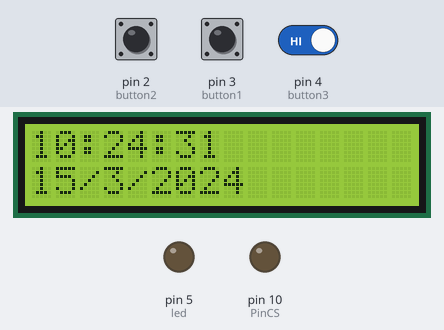
The sketch below on a simulated Arduino Uno, built with avr-gcc and run on an emulated ATmega328P. On the bench: 16×2 character LCD, output pins drawn as LEDs (lit = HIGH). The inputs (shaded band) are chosen by the test bench; at power-on: pin 3 (button1) HIGH, pin 2 (button2) HIGH, pin 4 (button3) HIGH. The local clock reads 2024-03-15 10:24:30 at power-on unless the sketch sets it; storage starts empty; what the sketch prints to the serial monitor is not drawn.

Above: at 1.2 s.
1.3 s: pin 3 (button1) pulled LOW for 1.2 s
At 3.3 s:
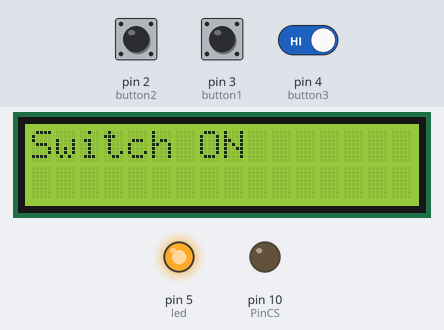
6.6 s: pin 2 (button2) pulled LOW for 1.2 s
At 8.5 s:
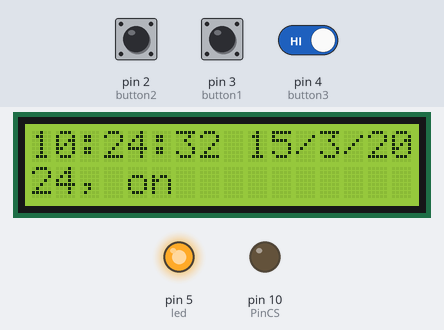
10.9 s: pin 2 (button2) driven LOW and pin 4 (button3) driven LOW
At 14.8 s:
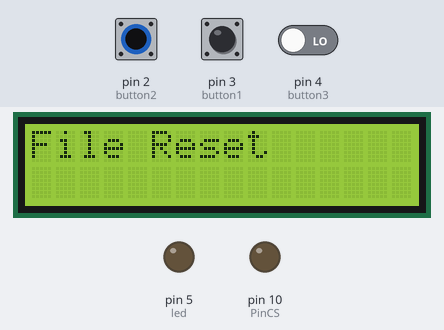
15.0 s: pin 3 (button1) pulled LOW for 3.2 s
At 24.5 s:
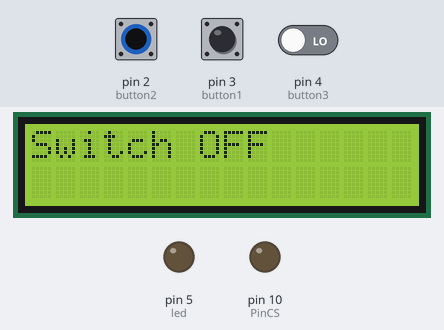
Timing chart, 0 to 24.8 s (numbered marks = the images above; inputs shaded):
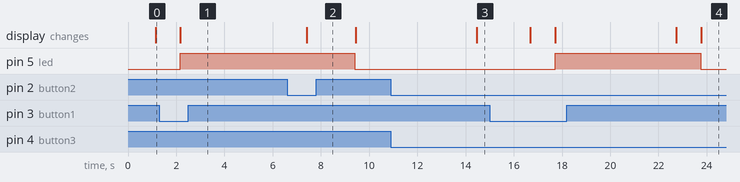

The sketch:

Rtc_logger_trial.ino
```cpp
#include <Wire.h>
#include <LiquidCrystal_I2C.h>
#include <DS3232RTC.h>
#include <time.h>
#include <SD.h>
#include <SPI.h>

// Initialize the LCD with the I2C address (typically 0x27 or 0x3F)
LiquidCrystal_I2C lcd(0x3F, 16, 2); // Change the address if needed

File myFile;
const int button1 = 3;
const int led = 5;
const int button2 = 2;
const int button3 = 4;  // New button for resetting to the start of the file
int initialstate;
bool fileOpen = false;
bool isReadingFile = false;
bool isPaused = false;
const unsigned long displayDelay = 2000; // 2 seconds delay between lines
const unsigned long scrollDelay = 3000; // 3 seconds delay for scrolling
DS3232RTC myRTC;
const int PinCS = 10;

void setup() {
  Serial.begin(115200);

  // SD card module initialization
  pinMode(PinCS, OUTPUT);
  if (!SD.begin(PinCS)) {
    Serial.println("SD card initialization failed!");
    while (1); // Stop execution if SD card fails
  }
  Serial.println("SD card initialized.");

  // Pin settings
  pinMode(button1, INPUT_PULLUP);
  pinMode(led, OUTPUT);
  pinMode(button2, INPUT_PULLUP);
  pinMode(button3, INPUT_PULLUP);  // Initialize new button

  // LCD Setup
  lcd.init();       // Initialize the LCD
  lcd.backlight();  // Turn on the backlight
  lcd.clear();      // Clear the display initially

  // RTC module initialization
  myRTC.begin();
  setSyncProvider(myRTC.get);   // Set the RTC as the time provider

  initialstate = digitalRead(button1); // Initialize initialstate here
}

String getCurrentTime() {
  return String(hour()) + ':' +
         (minute() < 10 ? "0" : "") + String(minute()) + ':' +
         (second() < 10 ? "0" : "") + String(second());
}

String getCurrentDate() {
  return String(day()) + '/' +
         month() + '/' +
         year();
}

void openFileForReading() {
  if (!fileOpen) {
    myFile = SD.open("Log.txt");
    if (!myFile) {
      lcd.clear();
      lcd.setCursor(0, 0);
      lcd.print("Error opening file");
      return;
    }
    fileOpen = true;
  }
}

void closeFileIfOpen() {
  if (fileOpen) {
    myFile.close();
    fileOpen = false;
  }
}

void displayNextLine() {
  if (!fileOpen) {
    openFileForReading();
  }

  lcd.clear();

  if (myFile.available()) {
    String line1 = "";
    String line2 = "";
    String currentLine = "";

    while (myFile.available()) {
      char c = myFile.read();
      if (c == '\n' || c == '\r') {
        if (currentLine.length() > 0) {
          currentLine.trim(); // Remove leading/trailing whitespace
          if (currentLine.length() > 16) {
            // Split the line into two
            line1 = currentLine.substring(0, 16); // First 16 characters
            line2 = currentLine.substring(16); // Remaining characters
          } else {
            line1 = currentLine;
          }
          break; // Stop reading after processing one line
        }
      } else {
        currentLine += c;
      }
    }

    if (currentLine.length() > 0) {
      currentLine.trim();
      if (currentLine.length() > 16) {
        line1 = currentLine.substring(0, 16);
        line2 = currentLine.substring(16);
      } else {
        line1 = currentLine;
      }
    }

    // Display the lines
    lcd.setCursor(0, 0);
    lcd.print(line1);
    lcd.setCursor(0, 1);
    lcd.print(line2);

    Serial.println(line1);
    Serial.println(line2);
    delay(displayDelay); // Display delay for full content
  } else {
    // End of file reached
    lcd.clear();
    lcd.setCursor(0, 0);
    lcd.print("End of file");
    lcd.setCursor(0, 1);
    lcd.print("Resetting...");
    delay(2000); // Display the reset message for 2 seconds

    closeFileIfOpen(); // Close the current file
    isReadingFile = false; // Stop reading file
  }
}

void writeToFile(String logEntry) {
  File writeFile = SD.open("Log.txt", FILE_WRITE);
  if (!writeFile) {
    Serial.println("Error opening file for writing");
    return;
  }

  writeFile.println(logEntry);
  writeFile.close(); // Close the file after writing

  // Print the log entry to the Serial Monitor
  Serial.println("Log entry saved: " + logEntry);
}

void displayClock() {
  lcd.clear();
  lcd.setCursor(0, 0);
  lcd.print(getCurrentTime()); // Display time on the first line
  lcd.setCursor(0, 1);
  lcd.print(getCurrentDate()); // Display date on the second line
}

void loop() {
  int state = digitalRead(button1);

  // When switch is turned from On to Off
  if (state == LOW && initialstate == HIGH) {
    String logEntry = getCurrentTime() + " " + getCurrentDate() + ", on";
    writeToFile(logEntry);
    lcd.clear();
    lcd.setCursor(0, 0);
    lcd.print("Switch ON"); // Display ON status on the LCD
    digitalWrite(led, HIGH);
    delay(5000); // Display the status for 5 seconds
  }

  // When switch is turned from Off to On
  if (state == HIGH && initialstate == LOW) {
    digitalWrite(led, LOW);
    String logEntry = getCurrentTime() + " " + getCurrentDate() + ", off";
    writeToFile(logEntry);
    lcd.clear();
    lcd.setCursor(0, 0);
    lcd.print("Switch OFF"); // Display OFF status on the LCD
    delay(5000); // Display the status for 5 seconds
  }

  initialstate = state;

  // Button 2 logic for pause/resume
  static int lastButtonState2 = HIGH;
  int buttonState2 = digitalRead(button2);

  if (buttonState2 == LOW && lastButtonState2 == HIGH) {
    // Button 2 was pressed
    if (isReadingFile) {
      isPaused = !isPaused; // Toggle pause/resume
    } else {
      openFileForReading(); // Open file if not already opened
      isReadingFile = true; // Start scrolling
    }
    delay(200); // Debounce delay
  }

  lastButtonState2 = buttonState2;

  // Button 3 logic for resetting to the start of the file
  static int lastButtonState3 = HIGH;
  int buttonState3 = digitalRead(button3);

  if (buttonState3 == LOW && lastButtonState3 == HIGH) {
    // Button 3 was pressed
    closeFileIfOpen(); // Close the file if open
    openFileForReading(); // Reopen the file to reset to the start
    isPaused = true; // Pause immediately after resetting
    isReadingFile = false; // Stop reading file
    lcd.clear();
    lcd.setCursor(0, 0);
    lcd.print("File Reset");
    delay(2000); // Display reset message for 2 seconds
    delay(200); // Debounce delay
  }

  lastButtonState3 = buttonState3;

  if (isReadingFile) {
    if (!isPaused) {
      displayNextLine(); // Continuously display the file content
    }
  } else {
    displayClock();  // Display the clock when not scrolling
    delay(1000); // Adjust delay as needed
  }
}
```

Measured:
- after the input at 1.3 s, pin 5 (led): LOW → HIGH after 0.87 s; the display: changes after 0.87 s (image 1)
- after the input at 6.6 s, pin 5 (led): HIGH → LOW after 2.8 s instead of 1.6 s; the display: changes after 0.81 s (image 2)
- after the input at 10.9 s, the display: changes after 3.6 s (image 3)
- after the input at 15.0 s, pin 5 (led): LOW → HIGH after 2.7 s, → LOW 6.0 s later; the display: first differs from a run without the input after 2.7 s (image 4 shows a later state)
